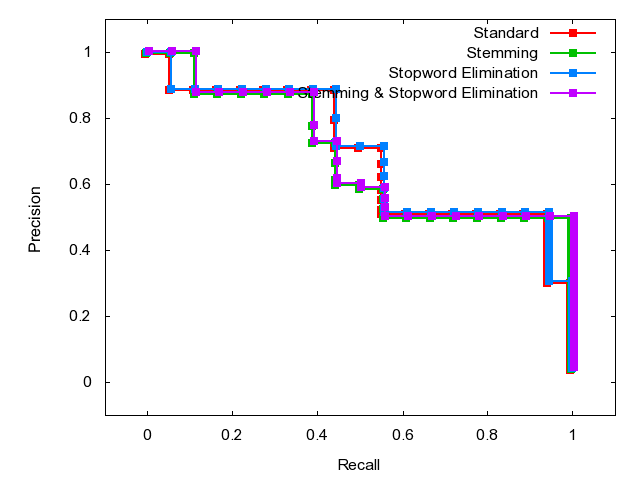

Write gnuplot code to recreate this figure.

	set terminal png
	set output 'Q46.png'
	set ylabel 'Precision'
	set xlabel 'Recall'
	set xrange [-0.1:1.1]
	set yrange [-0.1:1.1]
	plot 'Q46.dat' index 0 using 1:2 w linespoints lw 2 pt 5 title 'Standard', \
'Q46.dat' index 1 using 1:2 w linespoints lw 2 pt 5 title 'Stemming', \
'Q46.dat' index 2 using 1:2 w linespoints lw 2 pt 5 title 'Stopword Elimination', \
'Q46.dat' index 3 using 1:2 w linespoints lw 2 pt 5 title 'Stemming & Stopword Elimination'
